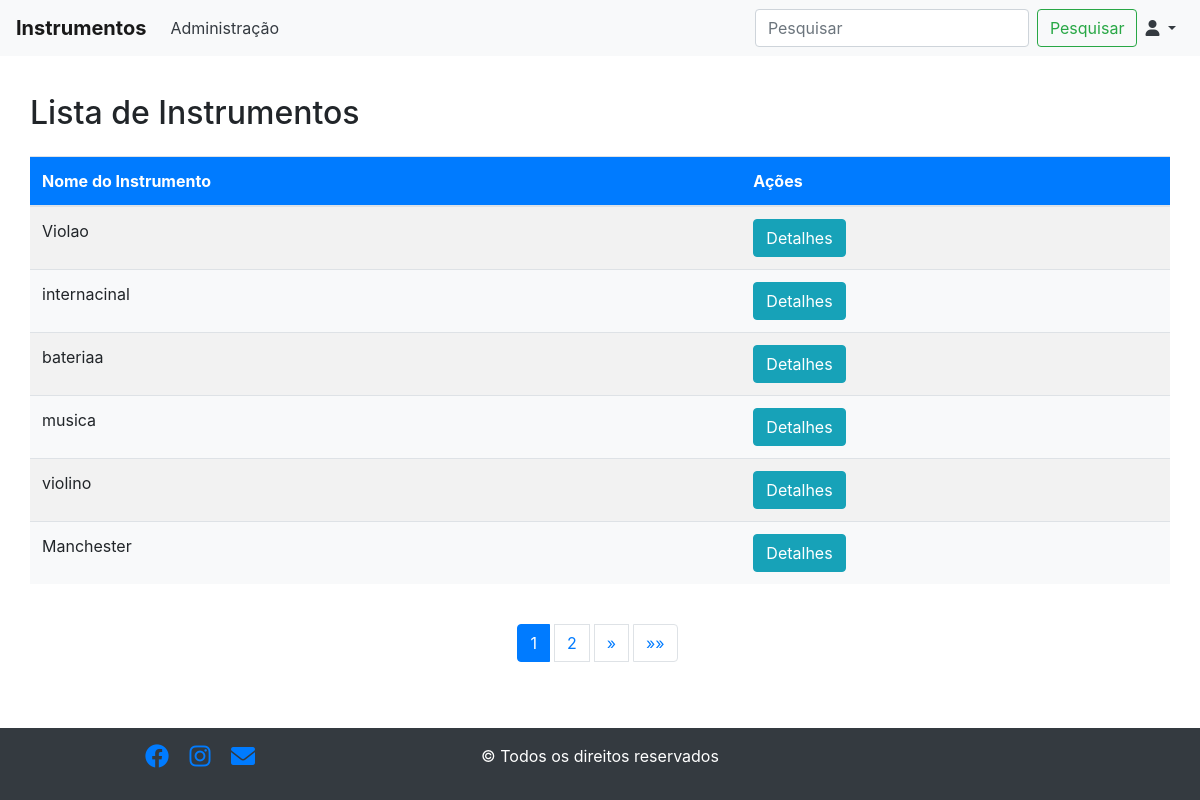
The page / on the database its author committed.
### nuarte/models.py (models this page shows, shortened)
class Instrumento(models.Model):
    nome = models.CharField(max_length=100)
    descricao = models.TextField()
    disponivel = models.BooleanField(default=True)
    imagem = models.ImageField(upload_to='instrumentos/', null=True, blank=True)

### nuarte/views.py (the view)
# urls.py: path('', ListarInstrumentosView.as_view(), name='listar_instrumentos'),
class ListarInstrumentosView(ListView):
    model = Instrumento
    template_name = 'nuarte/listar_instrumentos.html'
    context_object_name = 'instrumentos'
    paginate_by = 6

### nuarte/templates/nuarte/listar_instrumentos.html (shortened to what this page needs)
{% extends "base.html" %}
{% block content %}
  <div class="container mt-4">
    <h2 class="my-4">Lista de Instrumentos</h2>
    <table class="table table-striped">
      <thead>
        <tr>
          <th>Nome do Instrumento</th>
          <th>Ações</th>
        </tr>
      </thead>
      <tbody>
        {% for instrumento in instrumentos %}
          <tr>
            <td>{{ instrumento.nome }}</td>
            <td>
              <a class="btn btn-info" href="{% url 'nuarte:detalhes_instrumento' instrumento.id %}">Detalhes</a>
            </td>
          </tr>
        {% endfor %}
      </tbody>
    </table>
    <nav aria-label="Page navigation example" style="margin-top: 40px;">
      <ul class="pagination justify-content-center">
        {% for num in page_obj.paginator.page_range %}
          <li class="page-item{% if num == page_obj.number %} active{% endif %}">
            <a class="page-link" href="?page={{ num }}">{{ num }}</a>
          </li>
        {% endfor %}
        {% if page_obj.has_next %}
          <li class="page-item">
            <a class="page-link" href="?page={{ page_obj.next_page_number }}" aria-label="Próxima">
              <span aria-hidden="true">&raquo;</span>
            </a>
          </li>
          <li class="page-item">
            <a class="page-link" href="?page={{ page_obj.paginator.num_pages }}" aria-label="Última">
              <span aria-hidden="true">&raquo;&raquo;</span>
            </a>
          </li>
        {% endif %}
      </ul>
    </nav>
  </div>
{% endblock %}

### templates/base.html (style rules this page uses)
body { padding-top: 70px; padding-bottom: 70px; }

### nuarte/templates/nuarte/listar_instrumentos.html (style rules this page uses)
.container { max-width: 100%; }
table { width: 100%; margin-bottom: 20px; }
th, td { padding: 10px; text-align: left; }
th { background-color: #007bff; color: #fff; }
tbody tr:nth-child(even) { background-color: #f8f9fa; }
.pagination { margin-top: 20px; }
.pagination li { display: inline-block; margin-right: 5px; }
.pagination li.active a { background-color: #007bff; border-color: #007bff; }
.pagination li a { color: #007bff; }

### rows shown on the page
Instrumento: nome "Violao"
Instrumento: nome "internacinal"
Instrumento: nome "bateriaa"
Instrumento: nome "musica"
Instrumento: nome "violino"
Instrumento: nome "Manchester"

### other values the page prints
{{ num }} "1" "2"
